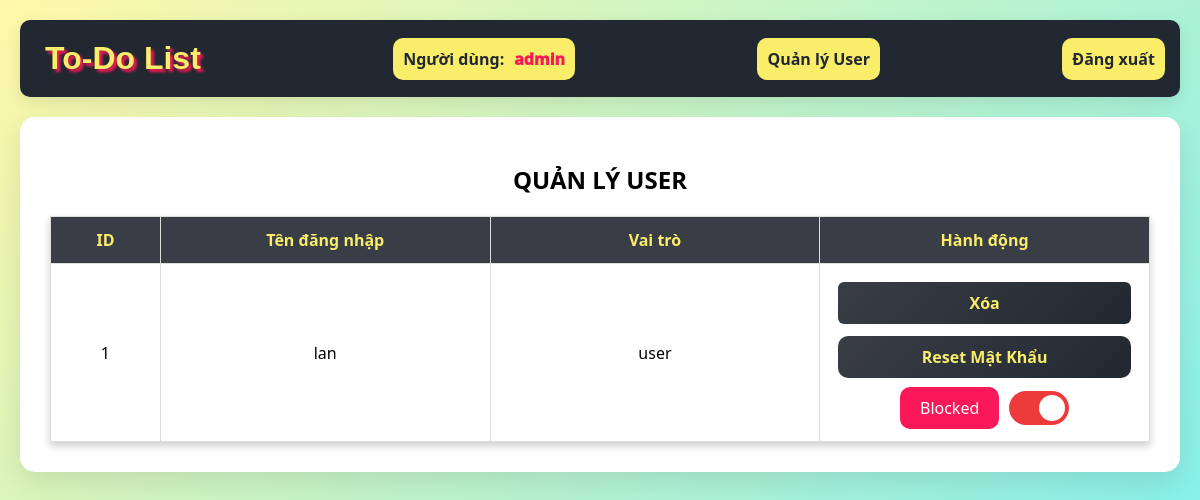
The app's page /admin/ (signed in), older data.
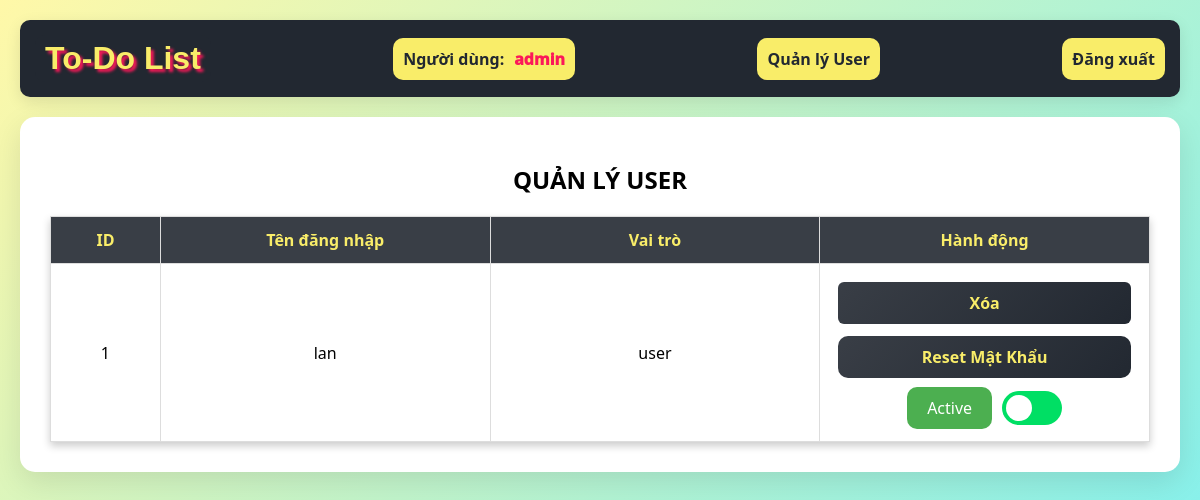
The same page, newer data.
### tables this page shows
CREATE TABLE user (
  id INTEGER PRIMARY KEY,
  email TEXT UNIQUE NOT NULL,
  username TEXT UNIQUE NOT NULL,
  password TEXT NOT NULL,
  role TEXT NOT NULL DEFAULT 'user',
  blocked INTEGER NOT NULL DEFAULT 0
);

### flaskr/admin.py (the view)
@bp.route('/')
@admin_required
def index():
    db = get_db()
    users = db.execute("SELECT * FROM user WHERE role != 'admin' ORDER BY id").fetchall()
    return render_template('admin/index.html', users=users)

### flaskr/admin.py (called while the page is built)
def admin_required(view):
    @functools.wraps(view)
    def wrapped_view(**kwargs):
        if g.user is None:
            return redirect(url_for('auth.login'))
        if g.user['role'] != 'admin':
            flash('Bạn không có quyền truy cập trang này.')
            return redirect(url_for('index'))
        return view(**kwargs)
    return wrapped_view

### flaskr/auth.py (called while the page is built)
@bp.before_app_request
def load_logged_in_user():
    user_id = session.get('user_id')
    if user_id is None:
        g.user = None
    else:
        g.user = get_db().execute(
            'SELECT * FROM user WHERE id = ?', (user_id,)
        ).fetchone()

### flaskr/db.py (called while the page is built)
def get_db():
    if 'db' not in g:
        g.db = sqlite3.connect(
            current_app.config['DATABASE'],
            detect_types=sqlite3.PARSE_DECLTYPES
        )
        g.db.row_factory = sqlite3.Row
    return g.db

### flaskr/templates/admin/index.html (shortened to what this page needs)
{% extends "base.html" %}
{% block content %}
    <h2>QUẢN LÝ USER</h2>
    <table class="user-table">
        <thead>
            <tr class="test_user_list">
                <th style="width: 10%;">ID</th>
                <th style="width: 30%;">Tên đăng nhập</th>
                <th style="width: 30%;">Vai trò</th>
                <th style="width: 30%;">Hành động</th>
            </tr>
        </thead>
        <tbody>
            {% for user in users %}
                <tr>
                    <td>{{ user['id'] }}</td>
                    <td>{{ user['username'] }}</td>
                    <td>{{ user['role'] }}</td>
                    <td>
                        <form action="{{ url_for('admin.delete_user', id=user['id']) }}" method="post">
                            <button type="submit" class="delete-btn">Xóa</button>
                        </form>
                        <form action="{{ url_for('admin.reset_password', id=user['id']) }}" method="post">
                            <button type="submit" class="reset-btn">Reset Mật Khẩu</button>
                        </form>
                        <div>
                            <p id="blockStatus-{{ user['id'] }}"
                               style="padding: 10px 20px; border-radius: 10px; color: white; background-color: {% if user['blocked'] %}#fb1859{% else %}#4CAF50{% endif %};">
                                {% if user['blocked'] %}Blocked{% else %}Active{% endif %}
                            </p>
                            <label class="switch">
                                <span class="slider"></span>
                            </label>
                        </div>
                    </td>
                </tr>
            {% endfor %}
        </tbody>
    </table>
{% endblock %}

Row changes from the older to the newer data that the page shows:
changed user "lan": blocked "Blocked" → "Active"
